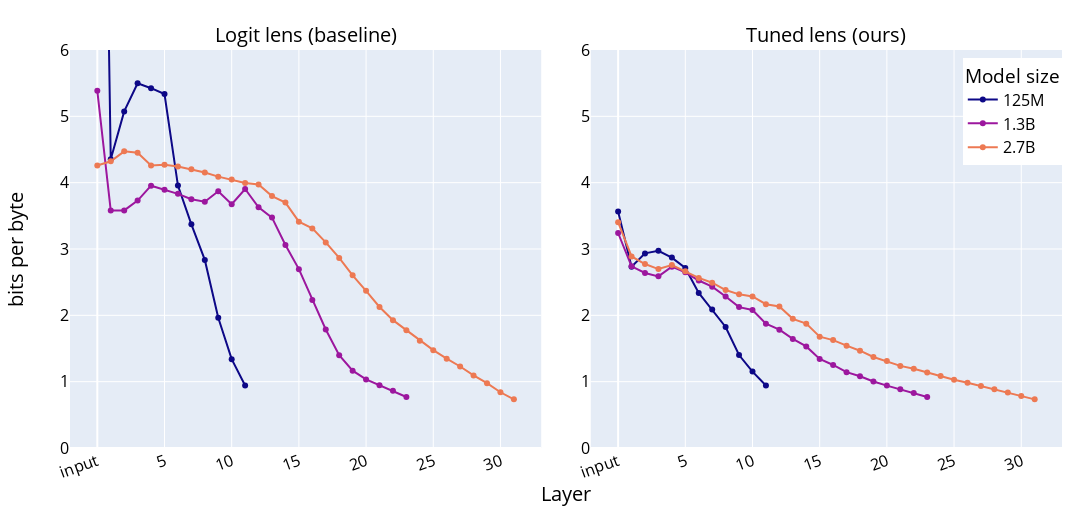

The cell this chart's notebook holds for it:
### Code cell
master = make_subplots(
    rows=1,
    cols=2,
    subplot_titles=("Logit lens (baseline)", "Tuned lens (ours)"),
    horizontal_spacing=0.05,
    vertical_spacing=0.1,
    x_title="Layer",
    y_title="bits per byte",
).add_traces([
    go.Scatter(
        x=np.arange(depth),
        y=baselines[name][:-1],
        marker_color=color,
        mode="lines+markers",
        name=name,
        showlegend=False,
    ) for color, model, name, depth in zip(
        px.colors.sequential.Plasma[::3],
        MODELS,
        NAMES,
        DEPTHS
    )
], rows=1, cols=1
).add_traces([
    go.Scatter(
        x=np.arange(depth),
        y=metrics[name],
        marker_color=color,
        mode="lines+markers",
        name=name,
       # opacity=0.8,
    ) for color, model, name, depth in zip(
        px.colors.sequential.Plasma[::3],
        MODELS,
        NAMES,
        DEPTHS
    )
], rows=1, cols=2
).update_xaxes(
    dtick=5,
).update_yaxes(
    range=[0, 6],
).update_annotations(
    font=dict(size=20, color="black"),
).update_layout(
    font=dict(size=16, color="black"),
    height=PAGE_WIDTH / 2.5,
    hovermode="x unified",
    legend=dict(
        title_text="Model size",
        x=0.9,
        y=0.98,
    ),
    xaxis1=dict(
        tickangle=-20,
        tickvals=list(range(0, 50, 5)),
        ticktext=["input"] + [str(i * 5) for i in range(1, 45 - 1)],
    ),
    xaxis2=dict(
        tickangle=-20,
        tickvals=list(range(0, 50 - 1, 5)),
        ticktext=["input"] + [str(i * 5) for i in range(1, 45 - 1)],
    ),
    margin_l=70,
    margin_r=30,
    margin_t=50,
    margin_b=70,
    width=PAGE_WIDTH,
)
master

### Figure 1 — Plotly figure (JSON) as saved in the notebook; plotly's stock layout.template omitted (floating-point values rounded to 4 significant figures)
{"data": [{"marker": {"color": "#0d0887"}, "mode": "lines+markers", "name": "125M", "showlegend": false, "type": "scatter", "x": [0, 1, 2, 3, 4, 5, 6, 7, 8, 9, 10, 11], "xaxis": "x", "y": [17.09, 4.351, 5.075, 5.498, 5.424, 5.336, 3.956, 3.372, 2.836, 1.964, 1.339, 0.942], "yaxis": "y"}, {"marker": {"color": "#9c179e"}, "mode": "lines+markers", "name": "1.3B", "showlegend": false, "type": "scatter", "x": [0, 1, 2, 3, 4, 5, 6, 7, 8, 9, 10, 11, 12, 13, 14, 15, 16, 17, 18, 19, 20, 21, 22, 23], "xaxis": "x", "y": [5.384, 3.58, 3.582, 3.73, 3.955, 3.893, 3.831, 3.75, 3.713, 3.87, 3.675, 3.904, 3.63, 3.473, 3.06, 2.696, 2.23, 1.787, 1.398, 1.166, 1.034, 0.9476, 0.8621, 0.7693], "yaxis": "y"}, {"marker": {"color": "#ed7953"}, "mode": "lines+markers", "name": "2.7B", "showlegend": false, "type": "scatter", "x": [0, 1, 2, 3, 4, 5, 6, 7, 8, 9, 10, 11, 12, 13, 14, 15, 16, 17, 18, 19, 20, 21, 22, 23, 24, 25, 26, 27, 28, 29, 30, 31], "xaxis": "x", "y": [4.259, 4.323, 4.472, 4.45, 4.258, 4.269, 4.243, 4.202, 4.154, 4.091, 4.046, 3.997, 3.973, 3.798, 3.7, 3.412, 3.31, 3.099, 2.866, 2.603, 2.369, 2.126, 1.927, 1.775, 1.616, 1.475, 1.347, 1.229, 1.094, 0.9771, 0.8402, 0.7334], "yaxis": "y"}, {"marker": {"color": "#0d0887"}, "mode": "lines+markers", "name": "125M", "type": "scatter", "x": [0, 1, 2, 3, 4, 5, 6, 7, 8, 9, 10, 11], "xaxis": "x2", "y": [3.567, 2.732, 2.934, 2.974, 2.87, 2.714, 2.338, 2.087, 1.825, 1.402, 1.152, 0.942], "yaxis": "y2"}, {"marker": {"color": "#9c179e"}, "mode": "lines+markers", "name": "1.3B", "type": "scatter", "x": [0, 1, 2, 3, 4, 5, 6, 7, 8, 9, 10, 11, 12, 13, 14, 15, 16, 17, 18, 19, 20, 21, 22, 23], "xaxis": "x2", "y": [3.241, 2.739, 2.639, 2.587, 2.733, 2.648, 2.525, 2.432, 2.284, 2.124, 2.08, 1.875, 1.784, 1.645, 1.531, 1.342, 1.252, 1.143, 1.082, 1.003, 0.9409, 0.8853, 0.8282, 0.7693], "yaxis": "y2"}, {"marker": {"color": "#ed7953"}, "mode": "lines+markers", "name": "2.7B", "type": "scatter", "x": [0, 1, 2, 3, 4, 5, 6, 7, 8, 9, 10, 11, 12, 13, 14, 15, 16, 17, 18, 19, 20, 21, 22, 23, 24, 25, 26, 27, 28, 29, 30, 31], "xaxis": "x2", "y": [3.404, 2.888, 2.774, 2.697, 2.758, 2.663, 2.565, 2.492, 2.381, 2.316, 2.284, 2.168, 2.135, 1.947, 1.875, 1.678, 1.627, 1.543, 1.467, 1.372, 1.311, 1.238, 1.194, 1.138, 1.087, 1.03, 0.9841, 0.9332, 0.8874, 0.8374, 0.7845, 0.7334], "yaxis": "y2"}], "layout": {"annotations": [{"font": {"color": "black", "size": 20}, "showarrow": false, "text": "Logit lens (baseline)", "x": 0.2375, "xanchor": "center", "xref": "paper", "y": 1, "yanchor": "bottom", "yref": "paper"}, {"font": {"color": "black", "size": 20}, "showarrow": false, "text": "Tuned lens (ours)", "x": 0.7625, "xanchor": "center", "xref": "paper", "y": 1, "yanchor": "bottom", "yref": "paper"}, {"font": {"color": "black", "size": 20}, "showarrow": false, "text": "Layer", "x": 0.5, "xanchor": "center", "xref": "paper", "y": 0, "yanchor": "top", "yref": "paper", "yshift": -30}, {"font": {"color": "black", "size": 20}, "showarrow": false, "text": "bits per byte", "textangle": -90, "x": 0, "xanchor": "right", "xref": "paper", "xshift": -40, "y": 0.5, "yanchor": "middle", "yref": "paper"}], "font": {"color": "black", "size": 16}, "height": 518.4, "hovermode": "x unified", "legend": {"title": {"text": "Model size"}, "x": 0.9, "y": 0.98}, "margin": {"b": 70, "l": 70, "r": 30, "t": 50}, "width": 1296, "xaxis": {"anchor": "y", "domain": [0, 0.475], "dtick": 5, "tickangle": -20, "ticktext": ["input", "5", "10", "15", "20", "25", "30", "35", "40", "45", "50", "55", "60", "65", "70", "75", "80", "85", "90", "95", "100", "105", "110", "115", "120", "125", "130", "135", "140", "145", "150", "155", "160", "165", "170", "175", "180", "185", "190", "195", "200", "205", "210", "215"], "tickvals": [0, 5, 10, 15, 20, 25, 30, 35, 40, 45]}, "xaxis2": {"anchor": "y2", "domain": [0.525, 1], "dtick": 5, "tickangle": -20, "ticktext": ["input", "5", "10", "15", "20", "25", "30", "35", "40", "45", "50", "55", "60", "65", "70", "75", "80", "85", "90", "95", "100", "105", "110", "115", "120", "125", "130", "135", "140", "145", "150", "155", "160", "165", "170", "175", "180", "185", "190", "195", "200", "205", "210", "215"], "tickvals": [0, 5, 10, 15, 20, 25, 30, 35, 40, 45]}, "yaxis": {"anchor": "x", "domain": [0, 1], "range": [0, 6]}, "yaxis2": {"anchor": "x2", "domain": [0, 1], "range": [0, 6]}}}
